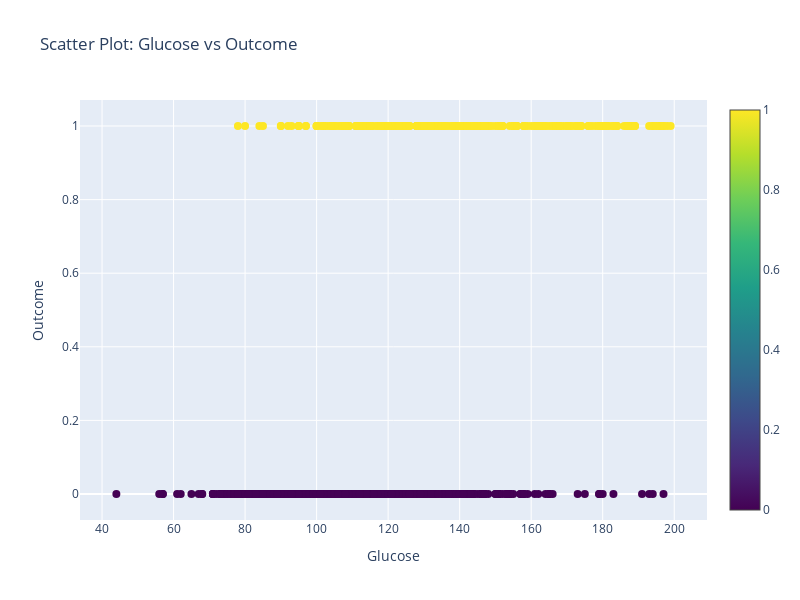
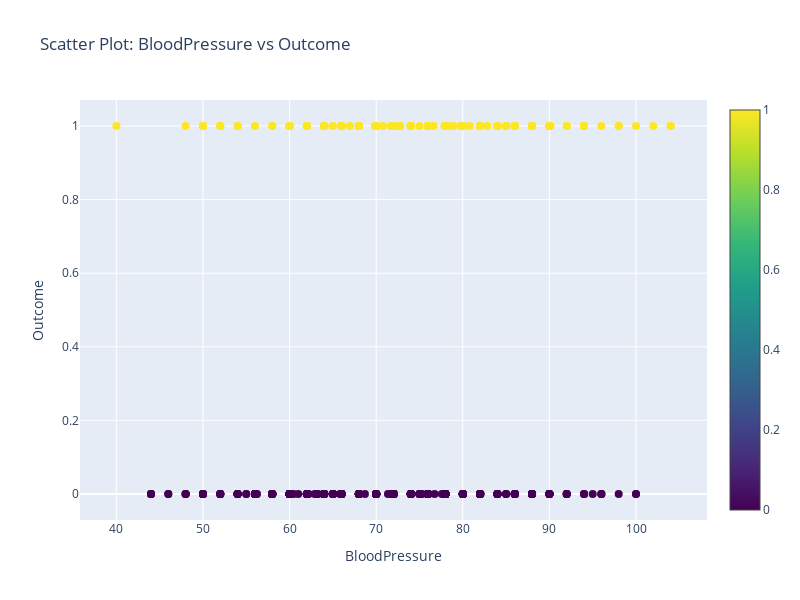
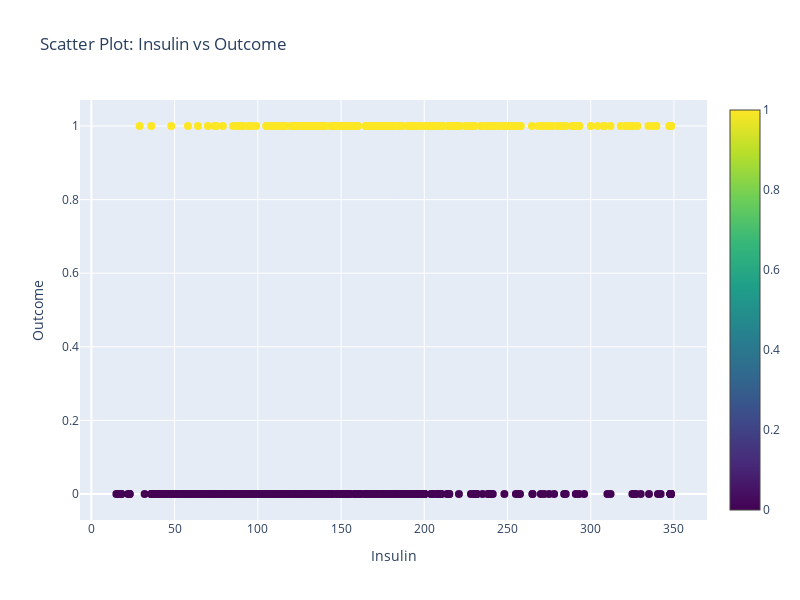
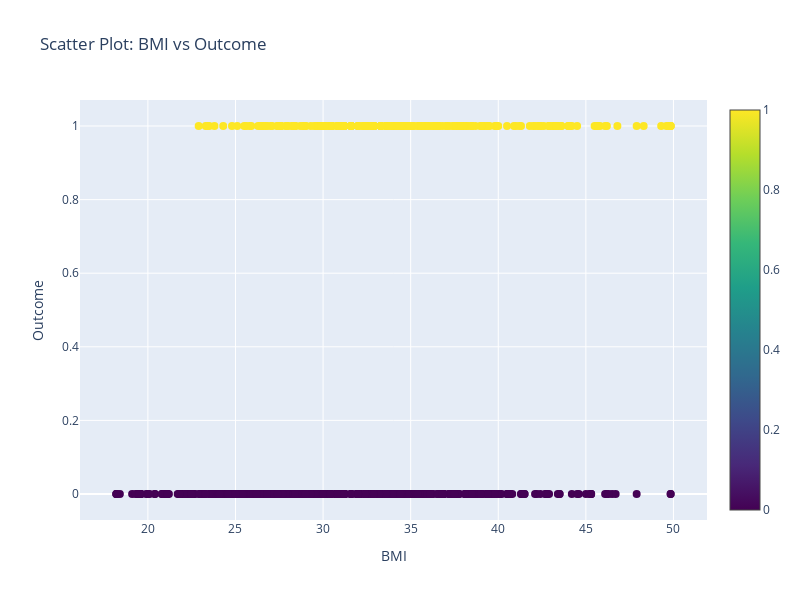

Source (notebook cell) for these figures, in order:
### Code cell
import plotly.graph_objects as go

# Loop through each feature in cols[:-1]
for label in cols[:-1]:
    if label not in df.columns:
        print(f"Column '{label}' not found in the DataFrame. Skipping...")
        continue

    fig = go.Figure()
    
    # Add scatter plot for the current feature vs. 'Outcome'
    fig.add_trace(
        go.Scatter(
            x=df[label],
            y=df['Outcome'],
            mode='markers',
            marker=dict(
                size=8,
                color=df['Outcome'],  # Color points based on 'Outcome' values
                colorscale='Viridis',  # Color scale
                showscale=True         # Show color scale legend
            ),
            name=label
        )
    )
    
    # Update the layout for the current feature
    fig.update_layout(
        title=f"Scatter Plot: {label} vs Outcome",
        xaxis_title=label,
        yaxis_title="Outcome",
        height=600,
        width=800
    )
    
    # Display the plot
    fig.show()

### Figure 1 — Plotly figure (JSON) as saved in the notebook; plotly's stock layout.template omitted (floating-point values rounded to 4 significant figures; data arrays with more than 128 entries replaced by an {"elided": "..."} marker saying what was removed)
{"data": [{"marker": {"color": {"elided": "742 int values"}, "colorscale": [[0, "#440154"], [0.1111, "#482878"], [0.2222, "#3e4989"], [0.3333, "#31688e"], [0.4444, "#26828e"], [0.5556, "#1f9e89"], [0.6667, "#35b779"], [0.7778, "#6ece58"], [0.8889, "#b5de2b"], [1, "#fde725"]], "showscale": true, "size": 8}, "mode": "markers", "name": "Glucose", "type": "scatter", "x": {"elided": "742 float values"}, "y": {"elided": "742 int values"}}], "layout": {"height": 600, "title": {"text": "Scatter Plot: Glucose vs Outcome"}, "width": 800, "xaxis": {"title": {"text": "Glucose"}}, "yaxis": {"title": {"text": "Outcome"}}}}

### Figure 2 — Plotly figure (JSON) as saved in the notebook; plotly's stock layout.template omitted (floating-point values rounded to 4 significant figures; data arrays with more than 128 entries replaced by an {"elided": "..."} marker saying what was removed)
{"data": [{"marker": {"color": {"elided": "742 int values"}, "colorscale": [[0, "#440154"], [0.1111, "#482878"], [0.2222, "#3e4989"], [0.3333, "#31688e"], [0.4444, "#26828e"], [0.5556, "#1f9e89"], [0.6667, "#35b779"], [0.7778, "#6ece58"], [0.8889, "#b5de2b"], [1, "#fde725"]], "showscale": true, "size": 8}, "mode": "markers", "name": "BloodPressure", "type": "scatter", "x": {"elided": "742 float values"}, "y": {"elided": "742 int values"}}], "layout": {"height": 600, "title": {"text": "Scatter Plot: BloodPressure vs Outcome"}, "width": 800, "xaxis": {"title": {"text": "BloodPressure"}}, "yaxis": {"title": {"text": "Outcome"}}}}

### Figure 3 — Plotly figure (JSON) as saved in the notebook; plotly's stock layout.template omitted (floating-point values rounded to 4 significant figures; data arrays with more than 128 entries replaced by an {"elided": "..."} marker saying what was removed)
{"data": [{"marker": {"color": {"elided": "742 int values"}, "colorscale": [[0, "#440154"], [0.1111, "#482878"], [0.2222, "#3e4989"], [0.3333, "#31688e"], [0.4444, "#26828e"], [0.5556, "#1f9e89"], [0.6667, "#35b779"], [0.7778, "#6ece58"], [0.8889, "#b5de2b"], [1, "#fde725"]], "showscale": true, "size": 8}, "mode": "markers", "name": "Insulin", "type": "scatter", "x": {"elided": "742 float values"}, "y": {"elided": "742 int values"}}], "layout": {"height": 600, "title": {"text": "Scatter Plot: Insulin vs Outcome"}, "width": 800, "xaxis": {"title": {"text": "Insulin"}}, "yaxis": {"title": {"text": "Outcome"}}}}

### Figure 4 — Plotly figure (JSON) as saved in the notebook; plotly's stock layout.template omitted (floating-point values rounded to 4 significant figures; data arrays with more than 128 entries replaced by an {"elided": "..."} marker saying what was removed)
{"data": [{"marker": {"color": {"elided": "742 int values"}, "colorscale": [[0, "#440154"], [0.1111, "#482878"], [0.2222, "#3e4989"], [0.3333, "#31688e"], [0.4444, "#26828e"], [0.5556, "#1f9e89"], [0.6667, "#35b779"], [0.7778, "#6ece58"], [0.8889, "#b5de2b"], [1, "#fde725"]], "showscale": true, "size": 8}, "mode": "markers", "name": "BMI", "type": "scatter", "x": {"elided": "742 float values"}, "y": {"elided": "742 int values"}}], "layout": {"height": 600, "title": {"text": "Scatter Plot: BMI vs Outcome"}, "width": 800, "xaxis": {"title": {"text": "BMI"}}, "yaxis": {"title": {"text": "Outcome"}}}}
